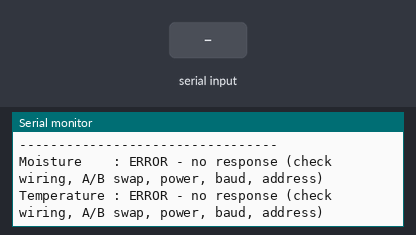
The sketch below on a simulated ESP32. Parts: the last lines printed to the serial monitor. The inputs (shaded band) are chosen by the test bench.

Above: at 1.7 s.
1.8 s: "1" received over the second serial link
At 2.6 s:
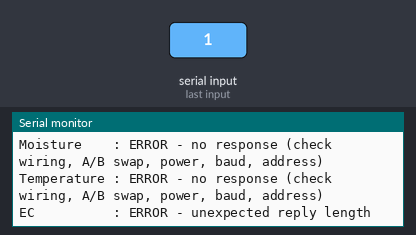
4.2 s: "0" received over the second serial link
8.9 s: "2" received over the second serial link
At 9.5 s:
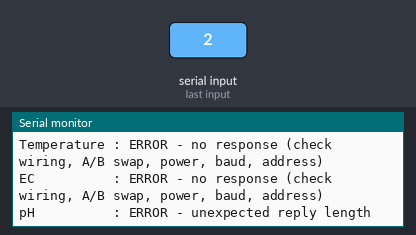

Measured:
- after the input at 1.8 s, the serial monitor: prints a new line after 0.35 s (image 1)
- after the input at 8.9 s, the serial monitor: prints a new line after 0.16 s (image 2)

The sketch:

esp32_rs485_sensor.ino
```cpp
/*
 * SmartGrow - ESP32 RS485 (Modbus RTU) sensor reader
 *
 * Reads a Modbus RTU sensor (e.g. a soil moisture / temperature / EC / pH / NPK
 * probe) through a TTL <-> RS485 converter and prints the values to the
 * Serial Monitor (115200 baud).
 *
 * No extra libraries needed: Modbus frames and CRC are built by hand so the
 * whole protocol is visible for teaching.
 *
 * Wiring (see README.md in this folder for details):
 *   ESP32 GPIO16 (RX)  <- converter RO  (or "RXD"/"R")
 *   ESP32 GPIO17 (TX)  -> converter DI  (or "TXD"/"D")
 *   ESP32 GPIO4        -> converter DE + RE (tied together)  [MAX485-type only]
 *   ESP32 3V3 / GND    -> converter VCC / GND
 *   Converter A / B    -> sensor A (often yellow) / B (often blue)
 *   Sensor power       -> its own supply (usually 5-24 V DC), GND shared with ESP32
 */

#include <Arduino.h>

// ======================= CONFIGURATION — edit these ========================

#define RS485_RX_PIN      16    // ESP32 pin receiving from converter RO/RXD
#define RS485_TX_PIN      17    // ESP32 pin sending to converter DI/TXD
#define RS485_DE_RE_PIN   4     // DE+RE pin for MAX485 boards; set to -1 for
                                // "auto direction" boards that only have TXD/RXD

#define RS485_BAUD        4800  // Most soil sensors ship at 4800; others use 9600
#define SENSOR_ADDRESS    0x01  // Modbus slave address (factory default is usually 1)
#define MODBUS_FUNCTION   0x03  // 0x03 = Read Holding Registers (most common),
                                // 0x04 = Read Input Registers (some sensors)

#define READ_INTERVAL_MS     2000
#define RESPONSE_TIMEOUT_MS  500

// Set to true if you don't know the sensor's baud rate / address.
// The ESP32 will try common baud rates and addresses and report what answers.
#define RUN_SCAN_ON_BOOT  false
#define SCAN_MAX_ADDRESS  32

// Register map: CHECK YOUR SENSOR'S DATASHEET — these vary between vendors.
// The map below matches the common "7-in-1 soil sensor" (registers 0x0000-0x0006).
// Remove lines for values your sensor doesn't have.
struct Channel {
  const char* name;
  uint16_t    reg;       // register address
  float       scale;     // raw value * scale = real value
  bool        isSigned;  // true for values that can go negative (temperature)
  const char* unit;
};

const Channel CHANNELS[] = {
  //  name           reg     scale  signed  unit
  { "Moisture",    0x0000,  0.1f,  false, "%"     },
  { "Temperature", 0x0001,  0.1f,  true,  "C"     },
  { "EC",          0x0002,  1.0f,  false, "uS/cm" },
  { "pH",          0x0003,  0.1f,  false, ""      },
  { "Nitrogen",    0x0004,  1.0f,  false, "mg/kg" },
  { "Phosphorus",  0x0005,  1.0f,  false, "mg/kg" },
  { "Potassium",   0x0006,  1.0f,  false, "mg/kg" },
};
const size_t NUM_CHANNELS = sizeof(CHANNELS) / sizeof(CHANNELS[0]);

// ===========================================================================

HardwareSerial RS485(1);  // UART1, remapped to the pins above (works on ESP32, S3, C3)

enum ModbusResult {
  MB_OK = 0,
  MB_TIMEOUT,
  MB_BAD_CRC,
  MB_WRONG_ADDRESS,
  MB_EXCEPTION,
  MB_BAD_LENGTH,
};

const char* resultToString(ModbusResult r) {
  switch (r) {
    case MB_OK:            return "OK";
    case MB_TIMEOUT:       return "no response (check wiring, A/B swap, power, baud, address)";
    case MB_BAD_CRC:       return "CRC error (noise or wrong baud rate)";
    case MB_WRONG_ADDRESS: return "reply from unexpected address";
    case MB_EXCEPTION:     return "sensor returned Modbus exception (register not supported?)";
    case MB_BAD_LENGTH:    return "unexpected reply length";
  }
  return "unknown";
}

// Standard Modbus CRC-16 (polynomial 0xA001, init 0xFFFF)
uint16_t modbusCRC(const uint8_t* data, size_t len) {
  uint16_t crc = 0xFFFF;
  for (size_t i = 0; i < len; i++) {
    crc ^= data[i];
    for (int b = 0; b < 8; b++) {
      if (crc & 0x0001) crc = (crc >> 1) ^ 0xA001;
      else              crc >>= 1;
    }
  }
  return crc;
}

void printHex(const char* label, const uint8_t* data, size_t len) {
  Serial.print(label);
  for (size_t i = 0; i < len; i++) {
    if (data[i] < 0x10) Serial.print('0');
    Serial.print(data[i], HEX);
    Serial.print(' ');
  }
  Serial.println();
}

void setTransmit(bool transmit) {
  if (RS485_DE_RE_PIN >= 0) digitalWrite(RS485_DE_RE_PIN, transmit ? HIGH : LOW);
}

// Read `count` registers starting at `startReg` from slave `addr`.
// Values are written to `out` (must hold `count` entries).
ModbusResult readRegisters(uint8_t addr, uint8_t func, uint16_t startReg,
                           uint16_t count, uint16_t* out,
                           uint32_t timeoutMs = RESPONSE_TIMEOUT_MS,
                           bool debug = false) {
  // ---- Build request: [addr][func][regHi][regLo][cntHi][cntLo][crcLo][crcHi]
  uint8_t req[8];
  req[0] = addr;
  req[1] = func;
  req[2] = startReg >> 8;
  req[3] = startReg & 0xFF;
  req[4] = count >> 8;
  req[5] = count & 0xFF;
  uint16_t crc = modbusCRC(req, 6);
  req[6] = crc & 0xFF;   // CRC is sent low byte first
  req[7] = crc >> 8;

  // ---- Send
  while (RS485.available()) RS485.read();   // discard stale bytes
  setTransmit(true);
  RS485.write(req, sizeof(req));
  RS485.flush();                             // wait until last bit is on the wire
  setTransmit(false);
  if (debug) printHex("  TX: ", req, sizeof(req));

  // ---- Receive: [addr][func][byteCount][data...][crcLo][crcHi]
  const size_t expected = 5 + 2 * count;
  uint8_t buf[5 + 2 * 125];
  if (expected > sizeof(buf)) return MB_BAD_LENGTH;

  size_t len = 0;
  uint32_t start = millis();
  while (len < expected && millis() - start < timeoutMs) {
    if (RS485.available()) {
      buf[len++] = RS485.read();
      // An exception reply is only 5 bytes long
      if (len == 5 && (buf[1] & 0x80)) break;
    }
  }
  if (debug && len) printHex("  RX: ", buf, len);

  if (len == 0) return MB_TIMEOUT;
  if (len < 5)  return MB_BAD_LENGTH;

  uint16_t rxCrc = buf[len - 2] | (buf[len - 1] << 8);
  if (modbusCRC(buf, len - 2) != rxCrc) return MB_BAD_CRC;
  if (buf[0] != addr)                   return MB_WRONG_ADDRESS;
  if (buf[1] & 0x80)                    return MB_EXCEPTION;
  if (len != expected || buf[2] != 2 * count) return MB_BAD_LENGTH;

  for (uint16_t i = 0; i < count; i++) {
    out[i] = (buf[3 + 2 * i] << 8) | buf[4 + 2 * i];
  }
  return MB_OK;
}

void beginRS485(uint32_t baud) {
  RS485.end();
  RS485.begin(baud, SERIAL_8N1, RS485_RX_PIN, RS485_TX_PIN);
  delay(50);
}

// Try common baud rates and addresses to find a sensor
void scanBus() {
  const uint32_t bauds[] = { 4800, 9600, 2400, 19200, 38400, 115200 };
  Serial.println("\n=== Scanning RS485 bus ===");
  bool found = false;
  for (uint32_t baud : bauds) {
    Serial.printf("Baud %lu: ", (unsigned long)baud);
    beginRS485(baud);
    for (uint8_t addr = 1; addr <= SCAN_MAX_ADDRESS; addr++) {
      uint16_t val;
      ModbusResult r = readRegisters(addr, MODBUS_FUNCTION, CHANNELS[0].reg, 1, &val, 100);
      // An exception still proves a device is there at this baud/address
      if (r == MB_OK || r == MB_EXCEPTION) {
        Serial.printf("\n  >>> Device found: address %u at %lu baud (%s)\n",
                      addr, (unsigned long)baud, resultToString(r));
        found = true;
      }
      delay(10);
    }
    Serial.println();
  }
  if (!found) Serial.println("No devices found. Check power, GND, A/B wiring (try swapping A and B).");
  Serial.println("=== Scan done. Set RS485_BAUD / SENSOR_ADDRESS accordingly. ===\n");
  beginRS485(RS485_BAUD);
}

void setup() {
  Serial.begin(115200);
  delay(500);
  Serial.println("\nSmartGrow ESP32 RS485 sensor reader");

  if (RS485_DE_RE_PIN >= 0) {
    pinMode(RS485_DE_RE_PIN, OUTPUT);
    setTransmit(false);  // default to receive mode
  }
  beginRS485(RS485_BAUD);

  if (RUN_SCAN_ON_BOOT) scanBus();

  Serial.printf("Reading address 0x%02X at %d baud, function 0x%02X\n",
                SENSOR_ADDRESS, RS485_BAUD, MODBUS_FUNCTION);
}

void loop() {
  Serial.println("---------------------------------");
  bool anyOk = false;

  for (size_t i = 0; i < NUM_CHANNELS; i++) {
    const Channel& ch = CHANNELS[i];
    uint16_t raw;
    ModbusResult r = readRegisters(SENSOR_ADDRESS, MODBUS_FUNCTION, ch.reg, 1, &raw);

    if (r == MB_OK) {
      anyOk = true;
      float value = ch.isSigned ? (int16_t)raw * ch.scale : raw * ch.scale;
      Serial.printf("%-12s: %8.1f %s   (raw %u)\n", ch.name, value, ch.unit, raw);
    } else {
      Serial.printf("%-12s: ERROR - %s\n", ch.name, resultToString(r));
    }
    delay(50);  // short gap between requests; some sensors need it
  }

  // If nothing answered, show the raw bytes once to help debugging
  if (!anyOk) {
    uint16_t dummy;
    Serial.println("Debug frame:");
    readRegisters(SENSOR_ADDRESS, MODBUS_FUNCTION, CHANNELS[0].reg, 1, &dummy,
                  RESPONSE_TIMEOUT_MS, true);
  }

  delay(READ_INTERVAL_MS);
}
```
